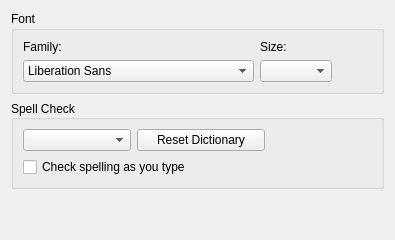
       <widget class="QWidget" name="page_3">
        <layout class="QGridLayout" name="gridLayout_9">
         <item row="0" column="0">
          <widget class="QGroupBox" name="fontGroupBox">
           <property name="title">
            <string>Font</string>
           </property>
           <layout class="QHBoxLayout" name="horizontalLayout_2">
            <item>
             <layout class="QVBoxLayout" name="verticalLayout_13">
              <item>
               <widget class="QLabel" name="familyLabel">
                <property name="text">
                 <string>Family:</string>
                </property>
               </widget>
              </item>
              <item>
               <widget class="QFontComboBox" name="fontComboBox">
                <property name="editable">
                 <bool>false</bool>
                </property>
               </widget>
              </item>
             </layout>
            </item>
            <item>
             <layout class="QVBoxLayout" name="verticalLayout_14">
              <item>
               <widget class="QLabel" name="sizeLabel">
                <property name="text">
                 <string>Size:</string>
                </property>
               </widget>
              </item>
              <item>
               <widget class="QComboBox" name="sizeComboBox"/>
              </item>
             </layout>
            </item>
            <item>
             <spacer name="horizontalSpacer">
              <property name="orientation">
               <enum>Qt::Horizontal</enum>
              </property>
              <property name="sizeHint" stdset="0">
               <size>
                <width>40</width>
                <height>20</height>
               </size>
              </property>
             </spacer>
            </item>
           </layout>
          </widget>
         </item>
         <item row="1" column="0">
          <widget class="QGroupBox" name="langGroupBox">
           <property name="title">
            <string>Spell Check</string>
           </property>
           <property name="alignment">
            <set>Qt::AlignLeading|Qt::AlignLeft|Qt::AlignVCenter</set>
           </property>
           <layout class="QGridLayout" name="gridLayout_14">
            <item row="0" column="0">
             <layout class="QHBoxLayout" name="horizontalLayout_7">
              <item>
               <widget class="QComboBox" name="languageBox">
                <property name="sizePolicy">
                 <sizepolicy hsizetype="Expanding" vsizetype="Fixed">
                  <horstretch>0</horstretch>
                  <verstretch>0</verstretch>
                 </sizepolicy>
                </property>
                <property name="minimumSize">
                 <size>
                  <width>0</width>
                  <height>0</height>
                 </size>
                </property>
                <property name="maximumSize">
                 <size>
                  <width>250</width>
                  <height>16777215</height>
                 </size>
                </property>
               </widget>
              </item>
              <item>
               <widget class="QPushButton" name="resetBtn">
                <property name="minimumSize">
                 <size>
                  <width>128</width>
                  <height>0</height>
                 </size>
                </property>
                <property name="maximumSize">
                 <size>
                  <width>128</width>
                  <height>16777215</height>
                 </size>
                </property>
                <property name="text">
                 <string>Reset Dictionary</string>
                </property>
               </widget>
              </item>
              <item>
               <spacer name="horizontalSpacer_12">
                <property name="orientation">
                 <enum>Qt::Horizontal</enum>
                </property>
                <property name="sizeHint" stdset="0">
                 <size>
                  <width>40</width>
                  <height>20</height>
                 </size>
                </property>
               </spacer>
              </item>
             </layout>
            </item>
            <item row="1" column="0">
             <widget class="QCheckBox" name="checkAsTyping">
              <property name="text">
               <string>Check spelling as you type</string>
              </property>
             </widget>
            </item>
           </layout>
          </widget>
         </item>
         <item row="2" column="0">
          <spacer name="verticalSpacer_6">
           <property name="orientation">
            <enum>Qt::Vertical</enum>
           </property>
           <property name="sizeHint" stdset="0">
            <size>
             <width>20</width>
             <height>40</height>
            </size>
           </property>
          </spacer>
         </item>
        </layout>
       </widget>
